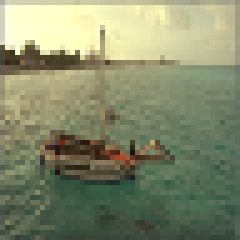
#> input picture High-Quality-Color-Image-Compression-by-Quantization-Crossing-Color-Spaces/dataset/1.png, 48 x 48 px (shown 5 times larger); its folder holds only this picture in this run
$ python main.py
#> lines starting #> are read from the running program, lines starting #| are printed output that depends on the picture; after the words box and inside, x2 and y2 are one past the last pixel; in counts of white or black regions, pixels touching at a corner belong together; long printed decimals are rounded
### High-Quality-Color-Image-Compression-by-Quantization-Crossing-Color-Spaces/tool.py
import math as m
import numpy as np


def Q(x):
    return np.round(x/10) * 10


""""
def our_method(Y, Cb, Cr, D, k):
    delta_Cr = Cr[k] - Q(Cr[k])

    compen_Cb = (D[4] / D[3]) * delta_Cr
    Q_Cb = Q(Cb[k])
    new_Cb = Q_Cb + compen_Cb

    delta_Cb = Cb[k] - Q_Cb  # 用舊的Cb值來減
    compen_Y = (D[1]*delta_Cb + D[2]*delta_Cr) / D[0]
    new_Y = Q(Y[k]) + compen_Y

    return new_Y, new_Cb
"""


def SSE_Directed_Quantization(Y, Cb, Cr, D, k):
    delta_Cr = Cr[k] - Q(Cr[k])

    compen_Cb = (D[4] / D[3]) * delta_Cr
    new_Cb = Cb[k] + compen_Cb
    Q_Cb = Q(new_Cb)

    delta_Cb = Cb[k] - Q_Cb  # 被減的是舊的Cb
    compen_Y = (D[1]*delta_Cb + D[2]*delta_Cr) / D[0]
    Q_Y = Q(Y[k] + compen_Y)

    return Q_Y, Q_Cb


# [12 lines left out: function SSEDQ_Subsampling, not called in this run]


def SSE(x, x_bar):
    return ((x-x_bar)**2).sum()


def RGBtoYCbCr_BT709(img):
    R = img[:, :, 2]
    G = img[:, :, 1]
    B = img[:, :, 0]
    Y = 0.2126 * R + 0.7152 * G + 0.0722 * B
    Cb = (B - Y) / 1.8556
    Cr = (R - Y) / 1.5748
    return Y, Cb, Cr


def YCbCrtoRGB_BT709(img):
    Y = img[:, :, 0]
    Cb = img[:, :, 2]
    Cr = img[:, :, 1]
    R = Y + 1.5748 * Cr
    G = Y - (0.2126 * 1.5748 / 0.7152) * Cr - (0.0722 * 1.8556 / 0.7152) * Cb
    B = Y + 1.8556 * Cb
    return R, G, B

# ------------------
# ITU Rec. BT. 709
# ------------------


m1 = 0.1593017578125
m2 = 78.84375
c2 = 18.8515625
c3 = 18.6875
c1 = 0.8359375


def clip(input_val, max_val, min_val):
    if input_val > max_val:
        return max_val
    elif input_val < min_val:
        return min_val
    else:
        return input_val


# [122 lines left out: functions EOTF, OETF, RGB_to_RpGpBp, RpGpBp_to_RGB, RpGpBp_to_YCbCr, YCbCr_to_RpGpBp and 2 more, not called in this run]

### High-Quality-Color-Image-Compression-by-Quantization-Crossing-Color-Spaces/main.py
import math as m
import numpy as np
import tool
import cv2
import xlwt

np.set_printoptions(threshold=np.inf)
np.set_printoptions(suppress=True)
for a in range(1, 2):
    img_name = str(a) + ".png"
    img = cv2.imread('dataset/' + img_name)
#> img is the input picture: shape (48, 48, 3); mean B, G, R 108.3, 138.7, 132.6
    R = img[:, :, 2]
    G = img[:, :, 1]
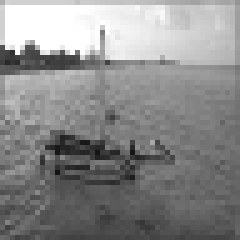
#> G: shape (48, 48) (shown 5 times larger); min 20, max 255, mean 138.7
    B = img[:, :, 0]

    # R = np.array([[227, 226, 221, 235], [228, 223, 223, 22],
    #               [227, 221, 221, 205], [225, 222, 218, 203]])
    # G = np.array([[118, 111, 109, 146], [118, 114, 102, 109],
    #               [119, 113, 101, 95], [127, 119, 108, 94]])
    # B = np.array([[109, 106, 97, 101], [100, 98, 96, 88],
    #               [91, 97, 93, 93], [101, 117, 101, 104]])
    # img = cv2.merge([B, G, R])

    img = np.uint8(img)
    h, w = np.shape(R)
#> h = 48; w = 48
    N = h*w
#> N = 2304

    Y, Cb, Cr = tool.RGBtoYCbCr_BT709(img)
#> in RGBtoYCbCr_BT709, `Cb = (B - Y) / 1.8556`:
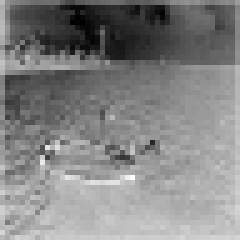
#> Cb: shape (48, 48) float64 (shown 5 times larger); min -33.96, max 3.54, mean -14.51; drawn with min black and max white
#> in RGBtoYCbCr_BT709, `Cr = (R - Y) / 1.5748`:
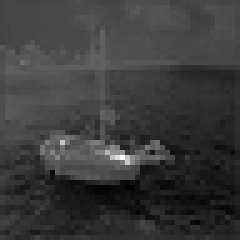
#> Cr: shape (48, 48) float64 (shown 5 times larger); min -19.35, max 56.24, mean -1.7; drawn with min black and max white

    # [41 lines of commented-out code are left out]
    D = [1.73205081, 0.96311753, 0.63900304,
         1.5749864, -0.33511902, 1.47597522]

    # -----------------
    # YCbCr -> XYCbCr : 做DCT
    # -----------------
    XY = np.reshape(cv2.dct(Y), (N, 1))
#> XY = 2304 values, max 6491.4 at index 0, min -343.9 at index 50, mean 3.21
    XCb = np.reshape(cv2.dct(Cb), (N, 1))
#> XCb = 2304 values, max 68.04 at index 50, min -696.5 at index 0, mean -0.16
    XCr = np.reshape(cv2.dct(Cr), (N, 1))
#> XCr = 2304 values, max 203.8 at index 48, min -84.48 at index 240, mean 0.0112

    # XY = [604.00, 16.28, 8.50, -5.12, 13.27, -24.62, 16.00, -
    #       6.70, 13.00, -8.19, 5.50, -1.48, -0.63, -3.20, 2.03, 0.12]
    # XY = np.reshape(XY, (16, 1))
    # XCb = [435.50, -3.46, -7.00, -1.81, -8.84, 16.49, -5.19,
    #        7.04, 4.00, 4.43, -1.50, -2.38, -1.75, 0.04, 0.53, -0.49]
    # XCb = np.reshape(XCb, (16, 1))
    # XCr = [733.00, -1.43, -5.50, 4.38, 2.77, 5.22, -2.73,
    #        0.37, -7.00, 3.50, -2.50, -1.99, -1.15, 3.87, -2.66, 0.28]
    # XCr = np.reshape(XCr, (16, 1))

    # ------------------------------------------
    # YCbCr DCT coefficient after Quantization
    # XYCbCr -> hat_XYCbCr
    # ------------------------------------------
    f = open("output.txt", "a")
    """
    純粹量化
    """
    hat_XY = np.zeros(shape=(N, 1))
#> hat_XY = 2304 values from 0 to 0
    hat_XCb = np.zeros(shape=(N, 1))
#> hat_XCb = 2304 values from 0 to 0
    hat_XCr = np.zeros(shape=(N, 1))
#> hat_XCr = 2304 values from 0 to 0
    for i in range(N):
        hat_XY[i, 0] = np.round(XY[i]/10) * 10
        hat_XCb[i, 0] = np.round(XCb[i]/10) * 10
        hat_XCr[i, 0] = np.round(XCr[i]/10) * 10
#> after the loop, hat_XCb = 2304 values, max 70 at index 50, min -700 at index 0, mean -0.148; hat_XCr = 2304 values, max 200 at index 48, min -80 at index 0, mean 0.0174; hat_XY = 2304 values, max 6490 at index 0, min -340 at index 50, mean 3.24

    # -----------------
    # hat_XYCbCr -> hat_YCbCr : 做IDCT
    # -----------------
    hat_Y = cv2.idct(np.reshape(hat_XY, (h, w)))
    hat_Cb = cv2.idct(np.reshape(hat_XCb, (h, w)))
    hat_Cr = cv2.idct(np.reshape(hat_XCr, (h, w)))

    new_img = cv2.merge([hat_Y, hat_Cr, hat_Cb])
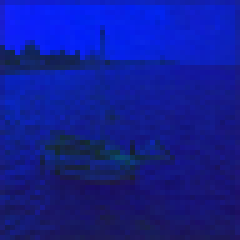
#> new_img: shape (48, 48, 3) float64 (shown 5 times larger); mean of channels 0, 1, 2 135.2, -1.7, -14.6; drawn with min black and max white
    # new_img = new_img.astype(np.float32)
    new_R, new_G, new_B = tool.YCbCrtoRGB_BT709(new_img)
#> in YCbCrtoRGB_BT709, `R = Y + 1.5748 * Cr`:
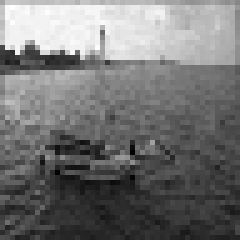
#> R: shape (48, 48) float64 (shown 5 times larger); min 20.35, max 266.4, mean 132.6; drawn with min black and max white
#> in YCbCrtoRGB_BT709, `B = Y + 1.8556 * Cb`:
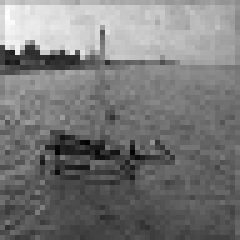
#> B: shape (48, 48) float64 (shown 5 times larger); min -3.2, max 232.4, mean 108.1; drawn with min black and max white
    for i in range(h):
        for j in range(w):
            new_R[i][j] = tool.clip(new_R[i][j], 255, 0)
            new_G[i][j] = tool.clip(new_G[i][j], 255, 0)
            new_B[i][j] = tool.clip(new_B[i][j], 255, 0)
#> new_B: shape (48, 48) float64; 0.09% of pixels changed, all inside (x1, y1, x2, y2) = (17, 28, 27, 31)
#> new_G: shape (48, 48) float64; min 19.34, max 255, mean 138.6
#> new_R: shape (48, 48) float64; 2.91% of pixels changed, all inside (x1, y1, x2, y2) = (1, 1, 32, 11)
    new_R = np.uint8(new_R)
    new_G = np.uint8(new_G)
    new_B = np.uint8(new_B)
    new_img = cv2.merge([new_B, new_G, new_R])

    RGB_SSE = tool.SSE(R, new_R) + tool.SSE(G, new_G) + tool.SSE(B, new_B)
#> RGB_SSE = 118923
    psnr = cv2.PSNR(img, new_img)
#> psnr = 35.56
    f.write(img_name + " :\n")
    f.write("old_psnr = " + str(psnr) + "\n")
    f.write("old_SSE = " + str(RGB_SSE) + "\n")
    print("psnr = ", psnr)
#| psnr =  35.555
    cv2.imwrite('output_image/' + str(a) + '_old_output_test.jpg', new_img)
    """
    SSEDQ
    """
    hat_XY = np.zeros(shape=(N, 1))
#> hat_XY = 2304 values from 0 to 0
    hat_XCb = np.zeros(shape=(N, 1))
    hat_XCr = np.zeros(shape=(N, 1))
    for i in range(N):
        hat_XY[i, 0], hat_XCb[i, 0] = tool.SSE_Directed_Quantization(
            XY, XCb, XCr, D, i)
        hat_XCr[i, 0] = np.round(XCr[i]/10) * 10
#> this loop made 2304 passes
#> (delta_Cr in SSE_Directed_Quantization, compen_Cb in SSE_Directed_Quantization, new_Cb in SSE_Directed_Quantization, Q_Cb in SSE_Directed_Quantization, delta_Cb in SSE_Directed_Quantization, compen_Y in SSE_Directed_Quantization, Q_Y in SSE_Directed_Quantization) on passes 1 to 3: ([-0.767], [0.163], [-696.4], [-700], [3.47], [1.65], [6490]), ([2.56], [-0.545], [-62.8], [-60], [-2.25], [-0.306], [150]), ([2.04], [-0.435], [58.56], [60], [-1], [0.196], [20])
#> after the loop, hat_XCb = 2304 values, max 70 at index 50, min -700 at index 0, mean -0.143; hat_XY = 2304 values, max 6490 at index 0, min -340 at index 50, mean 3.24

    # -----------------
    # hat_XYCbCr -> hat_YCbCr : 做IDCT
    # -----------------
    hat_Y = cv2.idct(np.reshape(hat_XY, (h, w)))
    hat_Cb = cv2.idct(np.reshape(hat_XCb, (h, w)))
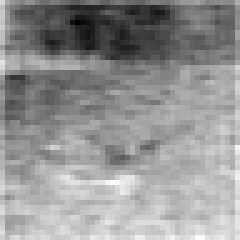
#> hat_Cb: shape (48, 48) float64 (shown 5 times larger); min -36.94, max 1.59, mean -14.58; drawn with min black and max white
    hat_Cr = cv2.idct(np.reshape(hat_XCr, (h, w)))

    new_img = cv2.merge([hat_Y, hat_Cr, hat_Cb])
    # new_img = new_img.astype(np.float32)
    new_R, new_G, new_B = tool.YCbCrtoRGB_BT709(new_img)
    for i in range(h):
        for j in range(w):
            new_R[i][j] = tool.clip(new_R[i][j], 255, 0)
            new_G[i][j] = tool.clip(new_G[i][j], 255, 0)
            new_B[i][j] = tool.clip(new_B[i][j], 255, 0)
#> new_G: shape (48, 48) float64; min 19.74, max 255, mean 138.6
#> new_R: shape (48, 48) float64; min 23.26, max 255, mean 132.5
    new_R = np.uint8(new_R)
    new_G = np.uint8(new_G)
    new_B = np.uint8(new_B)
    new_img = cv2.merge([new_B, new_G, new_R])

    RGB_SSE = tool.SSE(R, new_R) + tool.SSE(G, new_G) + tool.SSE(B, new_B)
#> RGB_SSE = 109995
    psnr = cv2.PSNR(img, new_img)
#> psnr = 36.04
    f.write("SSEDQ_psnr = " + str(psnr) + "\n")
    f.write("SSEDQ_SSE = " + str(RGB_SSE) + "\n")
    print("psnr = ", psnr)
#| psnr =  36.043
    cv2.imwrite('output_image/' + str(a) + '_SSEDQ_output_test.jpg', new_img)

    # [11 lines of commented-out code are left out]

f.close()
print()
